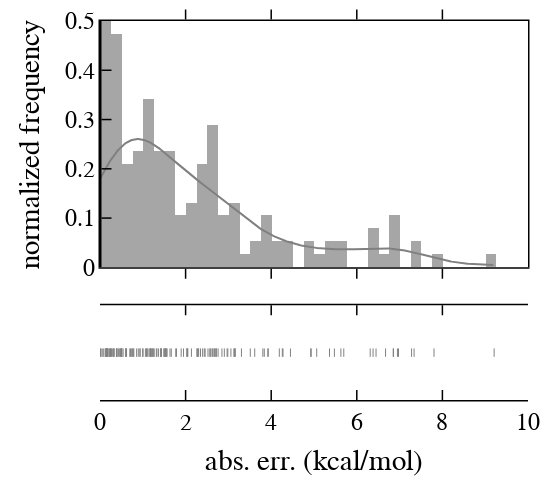

Source (notebook cell):
### Markdown cell above
##### absolute error distribution

### Code cell
hist_data = [df_sel['errs_t'].values]
group_labels = [""]
colors = ['gray', blue, green, red]
fig = ff.create_distplot(hist_data, group_labels, show_hist=True, colors=colors, bin_size=0.25, show_rug=True)
layout = go.Layout()
layout.legend.update(x=.5, y=1, bgcolor="rgba(0,0,0,0)")
layout.update(showlegend=False)
layout.update(width=550, height=500)
layout.update(glob_layout)
layout["xaxis"].update({'title': "abs. err. (kcal/mol)", "range": [0, 10]})
layout["yaxis"].update({'title': "normalized frequency", "range": [0, 0.5]})
fig.layout.update(layout)
fig.show()

# fig.write_image("/Users/chenruduan/Dropbox (MIT)/CD-DFARecFull/Figures/F2/ErrDistr.pdf")
np.mean(df_sel['errs_t'])

### Figure 1 — Plotly figure (JSON) as saved in the notebook; plotly's stock layout.template omitted (floating-point values rounded to 4 significant figures; data arrays with more than 128 entries replaced by an {"elided": "..."} marker saying what was removed)
{"data": [{"autobinx": false, "histnorm": "probability density", "legendgroup": "", "marker": {"color": "gray"}, "name": "", "opacity": 0.7, "type": "histogram", "x": {"elided": "152 float values"}, "xaxis": "x", "xbins": {"end": 9.209, "size": 0.25, "start": 0.01112}, "yaxis": "y"}, {"legendgroup": "", "marker": {"color": "gray"}, "mode": "lines", "name": "", "showlegend": false, "type": "scatter", "x": {"elided": "500 float values"}, "xaxis": "x", "y": {"elided": "500 float values"}, "yaxis": "y"}, {"legendgroup": "", "marker": {"color": "gray", "symbol": "line-ns-open"}, "mode": "markers", "name": "", "showlegend": false, "type": "scatter", "x": {"elided": "152 float values"}, "xaxis": "x", "y": {"elided": "152 str values"}, "yaxis": "y2"}], "layout": {"barmode": "overlay", "font": {"color": "black", "family": "Helvetica", "size": 24}, "height": 500, "hovermode": "closest", "legend": {"bgcolor": "rgba(0,0,0,0)", "orientation": "v", "traceorder": "reversed", "x": 0.5, "y": 1}, "margin": {"b": 100, "l": 100, "r": 10, "t": 10}, "paper_bgcolor": "rgba(255,255,255,100)", "plot_bgcolor": "white", "showlegend": false, "width": 550, "xaxis": {"anchor": "y2", "color": "black", "domain": [0, 1], "linecolor": "black", "linewidth": 1.5, "mirror": "allticks", "range": [0, 10], "showgrid": false, "showline": true, "ticklen": 10, "ticks": "inside", "tickwidth": 1.5, "title": {"text": "abs. err. (kcal/mol)"}, "zeroline": false}, "yaxis": {"anchor": "free", "color": "black", "domain": [0.35, 1], "linecolor": "black", "linewidth": 1.5, "mirror": "allticks", "position": 0, "range": [0, 0.5], "showgrid": false, "showline": true, "ticklen": 10, "ticks": "inside", "tickwidth": 1.5, "title": {"text": "normalized frequency"}, "zeroline": false}, "yaxis2": {"anchor": "x", "domain": [0, 0.25], "dtick": 1, "showticklabels": false}}}
